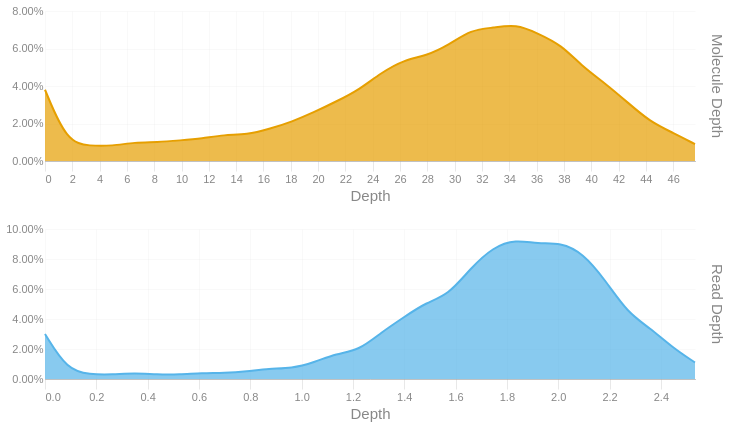

The code cell stored with this chart in its notebook:
### Code cell
readdep = depth_hist(tb['Read Depth'], q99, 3)
readdep = readdep.with_columns(pl.lit('Read Depth').alias('Metric'))
if not SKIPLR:
    moldep = depth_hist(tb['Molecule Depth'], mol_q99, 1)
    moldep = moldep.with_columns(pl.lit('Molecule Depth').alias('Metric'))
    _hist = pl.concat([readdep, moldep])
    _hist = _hist.filter(pl.col('Proportion') != 0)
    with SafeRender(_hist):
        (
            alt.Chart(_hist)        
            .mark_area(interpolate = "basis")
            .encode(
                x=alt.X('Bin:Q').scale(domainMin=0).axis(alt.Axis(title='Depth')),
                y = alt.Y('Proportion:Q', title = None).axis(format = '.2%'),
                color = alt.Color('Metric:N').legend(None),
                row = alt.Row("Metric:N").header(title = None, labelOrient = 'right'),
                tooltip = [
                    alt.Tooltip("Metric:N", title = "Metric"),
                    alt.Tooltip('Interval:N', title = "Depth Interval"),
                    alt.Tooltip('Proportion:Q', title = "% Alignments").format('.2%')
                ]
            )
            .resolve_scale(x='independent', y='independent')
            .properties(
                height = 150, width = 650,
                usermeta={'embedOptions': {'downloadFileName': f'{samplename}.depth.hist'}}
            )
        ).display()
else:
    readdep = readdep.filter(pl.col('Proportion') != 0)
    with SafeRender(readdep):
        (
            alt.Chart(readdep)        
            .mark_area(interpolate = "basis")
            .encode(
                x=alt.X('Bin:Q').scale(domainMin=0).axis(alt.Axis(title='Depth')),
                y = alt.Y('Proportion:Q', title = None).axis(format = '.2%'),
                tooltip = [
                    alt.Tooltip('Interval:N', title = "Depth Interval"),
                    alt.Tooltip('Proportion:Q', title = "% Alignments").format('.2%')
                ]
            )
            .properties(
                usermeta={'embedOptions': {'downloadFileName': f'{samplename}.depth.hist'}}
            )
        ).display()

### Figure 1 — Vega-Lite specification as saved in the notebook (floating-point values rounded to 4 significant figures)
{"width": 650, "height": 150, "config": {"title": {"anchor": "start", "dy": -15, "fontSize": 18, "color": "#888888", "subtitleColor": "#888888", "subtitleFontSize": 14}, "arc": {"fill": "#0072B2"}, "axis": {"domainColor": "#888888", "domainWidth": 0.5, "gridWidth": 0.2, "grid": false, "titleFontWeight": 400, "titleFontSize": 15, "labelFontSize": 11, "labelColor": "#888888", "tickColor": "#888888", "tickWidth": 0.2, "titleColor": "#888888"}, "axisBand": {"grid": false}, "axisX": {"grid": true, "tickSize": 10, "domainCap": "round"}, "axisY": {"domain": false, "grid": true, "tickSize": 0, "domainCap": "round"}, "background": "transparent", "header": {"labelFontSize": 15, "labelColor": "#888888", "titleFontSize": 15, "titleFontWeight": 600, "titleColor": "#888888"}, "legend": {"labelFont": "sans-serif", "labelFontSize": 12, "labelColor": "#888888", "symbolSize": 100, "symbolType": "circle", "titleFontSize": 12, "titlePadding": 10, "titleColor": "#888888", "title": null}, "range": {"category": ["#E69F00", "#56B4E9", "#009E73", "#F0E442", "#0072B2", "#D55E00", "#CC79A7", "#000000"], "diverging": ["#cfe8f3", "#a2d4ec", "#73bfe2", "#46abdb", "#1696d2", "#12719e"]}, "area": {"fill": "#0072B2", "fillOpacity": 0.7, "line": true, "strokeOpacity": 0.7}, "line": {"color": "#0072B2", "stroke": "#0072B2", "strokeWidth": 2}, "trail": {"color": "#0072B2", "stroke": "#0072B2", "strokeWidth": 0, "size": 1}, "point": {"filled": true, "fillOpacity": 1.0, "size": 95}, "text": {"color": "#888888", "fontSize": 11, "align": "right", "fontWeight": 400, "size": 11}, "bar": {"fill": "#0072B2", "stroke": null}, "view": {"stroke": null, "continuousWidth": 660, "continuousHeight": 400}}, "data": {"name": "data-f94f27953773701d34309729896a7984"}, "mark": {"type": "area", "interpolate": "basis"}, "encoding": {"color": {"field": "Metric", "legend": null, "type": "nominal"}, "row": {"field": "Metric", "header": {"title": null, "labelOrient": "right"}, "type": "nominal"}, "tooltip": [{"field": "Metric", "title": "Metric", "type": "nominal"}, {"field": "Interval", "title": "Depth Interval", "type": "nominal"}, {"field": "Proportion", "format": ".2%", "title": "% Alignments", "type": "quantitative"}], "x": {"axis": {"title": "Depth"}, "field": "Bin", "scale": {"domainMin": 0}, "type": "quantitative"}, "y": {"axis": {"format": ".2%"}, "field": "Proportion", "title": null, "type": "quantitative"}}, "resolve": {"scale": {"x": "independent", "y": "independent"}}, "usermeta": {"embedOptions": {"downloadFileName": "S3_Annapolis_034.depth.hist"}}, "$schema": "https://vega.github.io/schema/vega-lite/v6.1.0.json", "datasets": {"data-f94f27953773701d34309729896a7984": [{"Bin": 0.0, "Interval": "0.0-0.087", "Proportion": 0.03, "Metric": "Read Depth"}, {"Bin": 0.087, "Interval": "0.087-0.175", "Proportion": 0.006, "Metric": "Read Depth"}, {"Bin": 0.175, "Interval": "0.175-0.262", "Proportion": 0.003, "Metric": "Read Depth"}, {"Bin": 0.262, "Interval": "0.262-0.349", "Proportion": 0.003, "Metric": "Read Depth"}, {"Bin": 0.349, "Interval": "0.349-0.437", "Proportion": 0.004, "Metric": "Read Depth"}, {"Bin": 0.437, "Interval": "0.437-0.524", "Proportion": 0.003, "Metric": "Read Depth"}, {"Bin": 0.524, "Interval": "0.524-0.611", "Proportion": 0.003, "Metric": "Read Depth"}, {"Bin": 0.611, "Interval": "0.611-0.699", "Proportion": 0.004, "Metric": "Read Depth"}, {"Bin": 0.699, "Interval": "0.699-0.786", "Proportion": 0.004, "Metric": "Read Depth"}, {"Bin": 0.786, "Interval": "0.786-0.873", "Proportion": 0.005, "Metric": "Read Depth"}, {"Bin": 0.873, "Interval": "0.873-0.961", "Proportion": 0.007, "Metric": "Read Depth"}, {"Bin": 0.961, "Interval": "0.961-1.048", "Proportion": 0.007, "Metric": "Read Depth"}, {"Bin": 1.048, "Interval": "1.048-1.135", "Proportion": 0.011, "Metric": "Read Depth"}, {"Bin": 1.135, "Interval": "1.135-1.223", "Proportion": 0.017, "Metric": "Read Depth"}, {"Bin": 1.223, "Interval": "1.223-1.31", "Proportion": 0.019, "Metric": "Read Depth"}, {"Bin": 1.31, "Interval": "1.31-1.397", "Proportion": 0.031, "Metric": "Read Depth"}, {"Bin": 1.397, "Interval": "1.397-1.485", "Proportion": 0.041, "Metric": "Read Depth"}, {"Bin": 1.485, "Interval": "1.485-1.572", "Proportion": 0.051, "Metric": "Read Depth"}, {"Bin": 1.572, "Interval": "1.572-1.659", "Proportion": 0.056, "Metric": "Read Depth"}, {"Bin": 1.659, "Interval": "1.659-1.747", "Proportion": 0.074, "Metric": "Read Depth"}, {"Bin": 1.747, "Interval": "1.747-1.834", "Proportion": 0.088, "Metric": "Read Depth"}, {"Bin": 1.834, "Interval": "1.834-1.921", "Proportion": 0.093, "Metric": "Read Depth"}, {"Bin": 1.921, "Interval": "1.921-2.009", "Proportion": 0.09, "Metric": "Read Depth"}, {"Bin": 2.009, "Interval": "2.009-2.096", "Proportion": 0.091, "Metric": "Read Depth"}, {"Bin": 2.096, "Interval": "2.096-2.183", "Proportion": 0.084, "Metric": "Read Depth"}, {"Bin": 2.183, "Interval": "2.183-2.271", "Proportion": 0.066, "Metric": "Read Depth"}, {"Bin": 2.271, "Interval": "2.271-2.358", "Proportion": 0.044, "Metric": "Read Depth"}, {"Bin": 2.358, "Interval": "2.358-2.445", "Proportion": 0.034, "Metric": "Read Depth"}, {"Bin": 2.445, "Interval": "2.445-2.533", "Proportion": 0.021, "Metric": "Read Depth"}, {"Bin": 2.533, "Interval": "2.533-2.62", "Proportion": 0.011, "Metric": "Read Depth"}, {"Bin": 0.0, "Interval": "0.0-1.6", "Proportion": 0.038, "Metric": "Molecule Depth"}, {"Bin": 1.6, "Interval": "1.6-3.3", "Proportion": 0.01, "Metric": "Molecule Depth"}, {"Bin": 3.3, "Interval": "3.3-4.9", "Proportion": 0.008, "Metric": "Molecule Depth"}, {"Bin": 4.9, "Interval": "4.9-6.6", "Proportion": 0.008, "Metric": "Molecule Depth"}, {"Bin": 6.6, "Interval": "6.6-8.2", "Proportion": 0.01, "Metric": "Molecule Depth"}, {"Bin": 8.2, "Interval": "8.2-9.9", "Proportion": 0.01, "Metric": "Molecule Depth"}, {"Bin": 9.9, "Interval": "9.9-11.5", "Proportion": 0.011, "Metric": "Molecule Depth"}, {"Bin": 11.5, "Interval": "11.5-13.1", "Proportion": 0.012, "Metric": "Molecule Depth"}, {"Bin": 13.1, "Interval": "13.1-14.8", "Proportion": 0.014, "Metric": "Molecule Depth"}, {"Bin": 14.8, "Interval": "14.8-16.4", "Proportion": 0.014, "Metric": "Molecule Depth"}, {"Bin": 16.4, "Interval": "16.4-18.1", "Proportion": 0.017, "Metric": "Molecule Depth"}, {"Bin": 18.1, "Interval": "18.1-19.7", "Proportion": 0.021, "Metric": "Molecule Depth"}, {"Bin": 19.7, "Interval": "19.7-21.4", "Proportion": 0.026, "Metric": "Molecule Depth"}, {"Bin": 21.4, "Interval": "21.4-23.0", "Proportion": 0.032, "Metric": "Molecule Depth"}, {"Bin": 23.0, "Interval": "23.0-24.6", "Proportion": 0.038, "Metric": "Molecule Depth"}, {"Bin": 24.6, "Interval": "24.6-26.3", "Proportion": 0.047, "Metric": "Molecule Depth"}, {"Bin": 26.3, "Interval": "26.3-27.9", "Proportion": 0.054, "Metric": "Molecule Depth"}, {"Bin": 27.9, "Interval": "27.9-29.6", "Proportion": 0.056, "Metric": "Molecule Depth"}, {"Bin": 29.6, "Interval": "29.6-31.2", "Proportion": 0.062, "Metric": "Molecule Depth"}, {"Bin": 31.2, "Interval": "31.2-32.8", "Proportion": 0.07, "Metric": "Molecule Depth"}, {"Bin": 32.8, "Interval": "32.8-34.5", "Proportion": 0.071, "Metric": "Molecule Depth"}, {"Bin": 34.5, "Interval": "34.5-36.1", "Proportion": 0.073, "Metric": "Molecule Depth"}, {"Bin": 36.1, "Interval": "36.1-37.8", "Proportion": 0.068, "Metric": "Molecule Depth"}, {"Bin": 37.8, "Interval": "37.8-39.4", "Proportion": 0.062, "Metric": "Molecule Depth"}, {"Bin": 39.4, "Interval": "39.4-41.1", "Proportion": 0.05, "Metric": "Molecule Depth"}, {"Bin": 41.1, "Interval": "41.1-42.7", "Proportion": 0.041, "Metric": "Molecule Depth"}, {"Bin": 42.7, "Interval": "42.7-44.3", "Proportion": 0.031, "Metric": "Molecule Depth"}, {"Bin": 44.3, "Interval": "44.3-46.0", "Proportion": 0.021, "Metric": "Molecule Depth"}, {"Bin": 46.0, "Interval": "46.0-47.6", "Proportion": 0.015, "Metric": "Molecule Depth"}, {"Bin": 47.6, "Interval": "47.6-49.27", "Proportion": 0.009, "Metric": "Molecule Depth"}]}}
